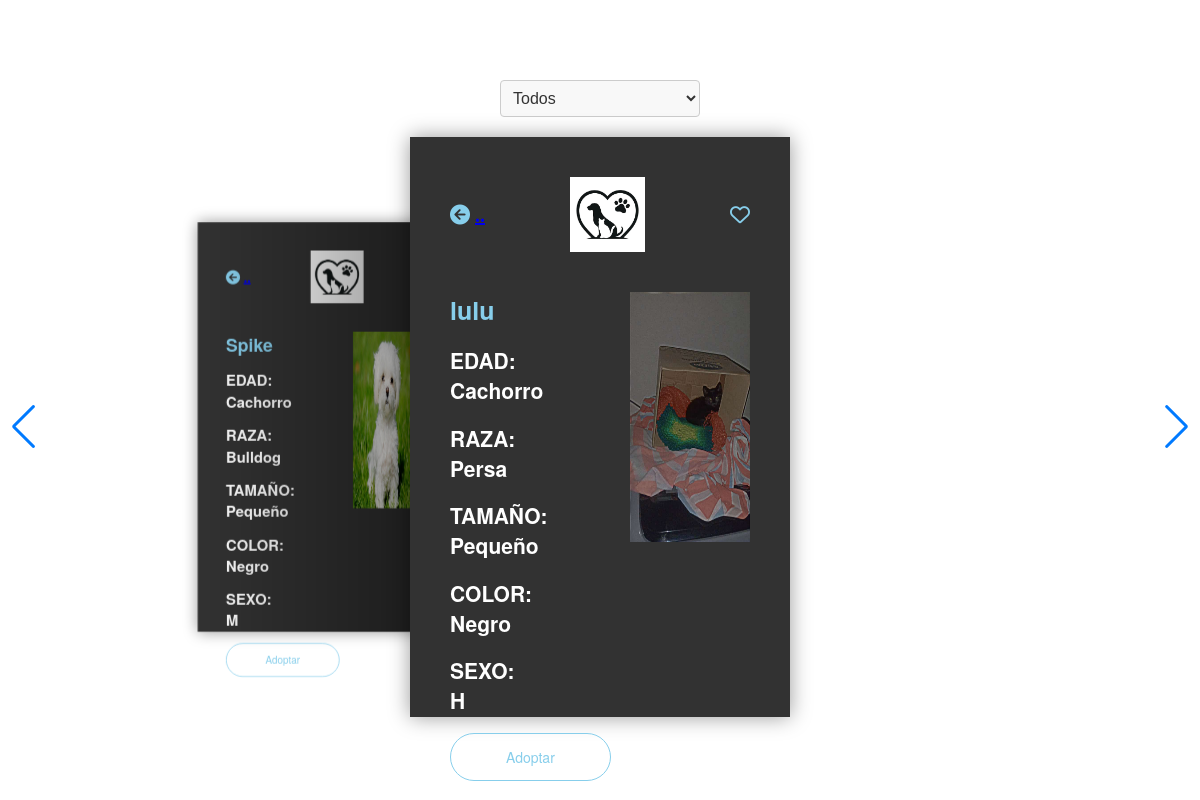
The page /Vista/Html/Mascotas/mascInicio.php on the database its author committed.
### tables this page shows
CREATE TABLE `tbl_animales` (
  `Id_Animal` int(11) NOT NULL,
  `Tipo_Animal` int(11) NOT NULL,
  `Nombre` varchar(15) NOT NULL,
  `Edad` varchar(20) NOT NULL,
  `Raza` varchar(25) NOT NULL,
  `Tamaño` varchar(20) NOT NULL,
  `Color` varchar(20) NOT NULL,
  `Sexo` char(1) NOT NULL,
  `Estado` varchar(20) NOT NULL,
  `Imagen_Img` varchar(200) DEFAULT NULL
);

### Modelo/ConexionBD.php (called while the page is built, shortened)
<?php
class conexionBD {
    private $mySQLI;
    private $result;
    public function abrir() {
        $this->mySQLI = mysqli_connect("localhost", "root", "", "dogocat");
        if (mysqli_connect_error()) {
            return 0;
        } else {
            return 1;
        }
    }
    public function consulta($sql) {
        $conec = $this->mySQLI;
        $this->result = mysqli_query($conec, $sql);
    }
    public function obtenerResult() {
        return $this->result;
    }
}
?>

### Vista/Html/Mascotas/mascInicio.php (the view, shortened to what this page needs)
<?php
require_once "../../../Modelo/ConexionBD.php";
$conexion = new ConexionBD();
$conexion->abrir();
$tipo = isset($_GET['Tipo']) ? $_GET['Tipo'] : 'todos';
$sql = "SELECT * FROM tbl_animales";
$conexion->consulta($sql);
$result = $conexion->obtenerResult();
?>
<!DOCTYPE html>
<html lang="en">
<head>
    <link rel="stylesheet" href="https://cdnjs.cloudflare.com/ajax/libs/font-awesome/6.5.1/css/all.min.css" />
    <link rel="stylesheet" href="https://cdn.jsdelivr.net/npm/swiper@11/swiper-bundle.min.css"/>
    <link rel="stylesheet" href="../../Estilos/estilo.css">
</head>
<body>
<br> <br>
<label>Tipo de Animal:</label>
<center><form method="get" action="<?php echo $_SERVER['PHP_SELF']; ?>">
    <select name="Tipo" onchange="this.form.submit()">
        <option value="todos" <?php if ($tipo == 'todos') echo 'selected'; ?>>Todos</option>
    </select>
</form></center>
<div class="swiper-container">
    <div class="swiper-wrapper">
        <?php
        while ($fila = mysqli_fetch_assoc($result)) {
            ?>
            <div class="swiper-slide">
                <div class="icons">
                    <i class="fa-solid fa-circle-arrow-left"> <a href="../../../Index.html">..</a></i>
                    <img src="../../Imagenes/icono.jpg" alt="">
                    <i class="fa-regular fa-heart"></i>
                </div>
                <div class="mascota-content">
                    <div class="mascota-txt">
                        <span><?php echo $fila['Nombre']; ?> </span>
                        <h2> EDAD: <br> <?php echo $fila['Edad']; ?></h2>
                        <h2> RAZA: <br><?php echo $fila['Raza']; ?></h2>
                        <h2> TAMAÑO: <br><?php echo $fila['Tamaño']; ?></h2>
                        <h2> COLOR: <br><?php echo $fila['Color']; ?></h2>
                        <h2> SEXO: <br><?php echo $fila['Sexo']; ?></h2>
                        <center> <a href="../Inicio/registrarUsuarios.html" style="display: inline-block; padding: 13px 55px; border: 1px solid skyblue; border-radius: 25px; color: skyblue; text-decoration: none;"> Adoptar </a>  </center>
                    </div>
                    <div class="mascota-img">
                        <img src="../../ImagenAnimal/imagenes/<?php echo $fila['Imagen_Img']; ?>" class="img-rounded" width="250px" height="250px" />
                    </div>
                </div>
            </div>
            <?php
        }
        ?>
    </div>
    <div class="swiper-button-prev"></div>
    <div class="swiper-button-next"></div>
</div>
</body>
</html>

### Vista/Estilos/estilo.css (style rules this page uses)
html, body { position: relative; height: 100%; }
body { background-image: url(https://encrypted-tbn0.gstatic.com/images?q=tbn:ANd9GcS_k0VijHPR-DzuPKZpScR6W2S7HJ84YqvNrA&usqp=CAU); font-family: Helvetica Neue, Helvetica; font-size: 14px; color: white; margin: 0; padding: 0; }
.swiper-slide { width: 300px; height: 500px; background-color: #323232; box-shadow: 0 0 20px rgba(0, 0, 0, 0.4); padding: 40px; text-align: center; }
.icons { display: flex; justify-content: space-between; align-items: center; margin-bottom: 40px; }
.icons i { font-size: 20px; color: skyblue; }
.icons img { width: 75px; }
.mascota-content { display: flex; justify-content: space-between; }
.mascota-txt { flex-basis: 50%; text-align: left; }
.mascota-txt span { font-size: 25px; color: skyblue; font-weight: bold; }
.mascota-img { flex-basis: 50%; text-align: right; }
.mascota-img img { width: 120px; }
form { margin: 20px 0; }
select { padding: 8px; font-size: 16px; border: 1px solid #ccc; border-radius: 4px; background-color: #f8f8f8; color: #333; width: 200px; }
option { font-size: 16px; padding: 8px; background-color: #f8f8f8; color: #333; }

### rows shown on the page
tbl_animales: Nombre "Spike", Edad "Cachorro", Raza "Bulldog", Tamaño "Pequeño", Color "Negro", Sexo "M", Imagen_Img (picture)
tbl_animales: Nombre "lulu", Edad "Cachorro", Raza "Persa", Tamaño "Pequeño", Color "Negro", Sexo "H", Imagen_Img (picture)
